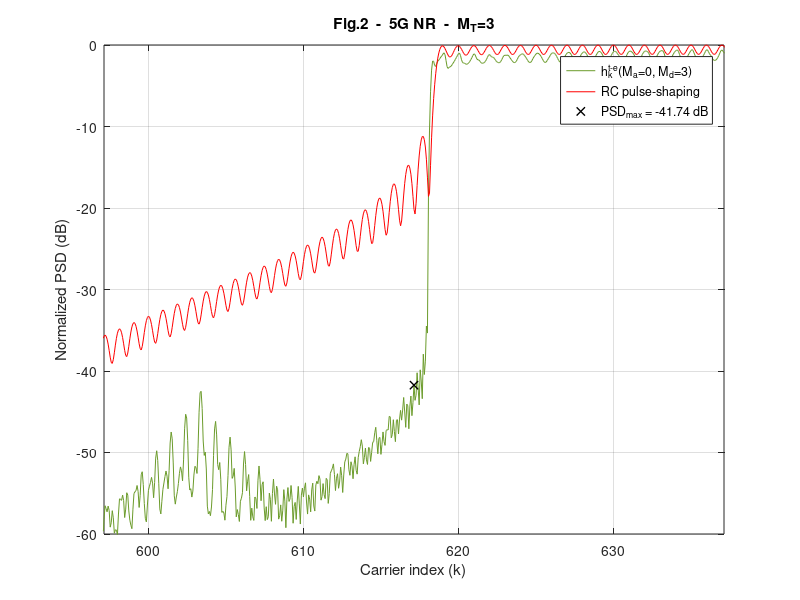

Source code (MATLAB): (Note: this script raises an error after producing the figure.)
clear,
%% %%%%%%%%%%%%%%%%%%%%%%%%%%%%%%%%%%%%%%%%%%%%%%%%%%%%%%%%%%
% %                 LOAD THE PARAMETERS                   % %
%%%%%%%%%%%%%%%%%%%%%%%%%%%%%%%%%%%%%%%%%%%%%%%%%%%%%%%%%% %%
addpath('../../data/Fig2')
load('Fig2_Parameters_for_5G_NR_Ma_0_Md_3.mat');

Fsob = OFDM_param.Fsob; % Upsampling factor 
% Upsample in time-domain
N = OFDM_param.N*Fsob;
Ngi = OFDM_param.Ngi*Fsob;
b = (OFDM_param.b+1)*Fsob-1;
L = OFDM_param.L*Fsob;
Ms = OFDM_param.Ms;
g = OFDM_param.g;
us = OFDM_param.us;
ue = OFDM_param.ue;

ur = us + ue;

Pd = GenPulse_param.Pd;
Pd_todas = GenPulse_param.Pd_todas;
Paic = GenPulse_param.Paic;
Ptk = GenPulse_param.Ptk;
R_aic = GenPulse_param.R_aic;
R_tk = GenPulse_param.R_tk;
NexTemp_a = GenPulse_param.NexTemp_a;
NexTemp_d = GenPulse_param.NexTemp_d;
cell_coef_lim = GenPulse_param.cell_coef_lim;



%% %%%%%%%%%%%%%%%%%%%%%%%%%%%%%%%%%%%%%%%%%%%%%%%%%%%%%%%%%%
%            OBTAIN THE PULSES IN THE SCENARIO            % %
%%%%%%%%%%%%%%%%%%%%%%%%%%%%%%%%%%%%%%%%%%%%%%%%%%%%%%%%%% %%

h_k = zeros((NexTemp_a+NexTemp_d+1)*L+b, N); % Matrix containing the proposed pulses
vn=(0:L+b-1)'-Ngi;  % Dicrete time axis vector

aic_k = zeros((NexTemp_a+NexTemp_d+1)*L+b, N);  % Matrix containing the AIC term
t_k = zeros((NexTemp_a+NexTemp_d+1)*L+b, N);    % Matrix containing the AST term

% Obtain h_k for every data carrier
for ind_k = 1:length(Pd)

    % % AIC terms
    %%%%%%%%%%%%%%%%%%%%%%%%%%%%%%%%%%
    % Central term
    Pc = exp(1j*2*pi/N*repmat(vn,1,length(Paic{ind_k})).*repmat(Paic{ind_k}.',length(vn),1)).*repmat(g.',1,length(Paic{ind_k}));
    % Advanced and delayed terms
    for ind_m = -NexTemp_a:NexTemp_d
        if ind_m ~= 0 % Skip the central term
            Pc = [Pc, exp(1j*2*pi/N*repmat(vn,1,length(Paic{ind_k})).*repmat(Paic{ind_k}.',length(vn),1)).*repmat(g.',1,length(Paic{ind_k}))]; % Concatenamos las columnas de los tonos AIC de los Ma+Md+1 pulsos
        end
    end

    aic_temp = Pc*diag(R_aic{ind_k});
    aic_k((NexTemp_a*L+1):(NexTemp_a+1)*L+b,Pd(ind_k)+N/2+1) = sum(aic_temp(:,1:length(Paic{ind_k})),2);    % CENTRAL TERM
    
    m_temp = 0;
    for ind_m = -NexTemp_a:NexTemp_d;                                                                       % ADVANCED AND DELAYED TERMS
        if ind_m ~= 0 % Skip the central terms
            aic_k(((NexTemp_a+ind_m)*L+1):((NexTemp_a+ind_m+1)*L+b),Pd(ind_k)+N/2+1) = aic_k(((NexTemp_a+ind_m)*L+1):((NexTemp_a+ind_m+1)*L+b),Pd(ind_k)+N/2+1) + sum(aic_temp(:,(length(Paic{ind_k})*(1+m_temp)) + (1:length(Paic{ind_k}))),2);
            m_temp = m_temp+1;
        end
    end
    
    % % AST terms
    %%%%%%%%%%%%%%%%%%%%%%%%%%%%%%%%%%
    % Central term
    Ts = exp(1j*2*pi/N*repmat(vn,1,length(Ptk{ind_k})).*repmat(Ptk{ind_k}.',length(vn),1)).*repmat(us.',1,length(Ptk{ind_k}));
    Te = exp(1j*2*pi/N*repmat(vn,1,length(Ptk{ind_k})).*repmat(Ptk{ind_k}.',length(vn),1)).*repmat(ue.',1,length(Ptk{ind_k}));
    T = [Ts, Te];
    
    % Advanced and delayed terms
    for ind_m = -NexTemp_a:-1;
        T = [T, Ts];
    end
    for ind_m=1:NexTemp_d;
        T = [T, Te];
    end
    t_k_temp = T*diag(R_tk{ind_k});

    t_k(((NexTemp_a)*L+1):((NexTemp_a+1))*L+b,Pd(ind_k)+N/2+1) = sum(t_k_temp(:,1:2*length(Ptk{ind_k})),2);

    m_temp = 0;
    for ind_m = -NexTemp_a:-1;
            t_k(((NexTemp_a+ind_m)*L+1):(NexTemp_a+ind_m+1)*L+b,Pd(ind_k)+N/2+1) = t_k(((NexTemp_a+ind_m)*L+1):(NexTemp_a+ind_m+1)*L+b,Pd(ind_k)+N/2+1) + sum(t_k_temp(:,(2*length(Ptk{ind_k})+m_temp*length(Ptk{ind_k})) + (1:length(Ptk{ind_k}))),2);
            m_temp = m_temp + 1;
    end
    for ind_m = 1:NexTemp_d;
            t_k(((NexTemp_a+ind_m)*L+1):(NexTemp_a+ind_m+1)*L+b,Pd(ind_k)+N/2+1) = t_k(((NexTemp_a+ind_m)*L+1):(NexTemp_a+ind_m+1)*L+b,Pd(ind_k)+N/2+1) + sum(t_k_temp(:,(2*length(Ptk{ind_k})+m_temp*length(Ptk{ind_k})) + (1:length(Ptk{ind_k}))),2);
            m_temp = m_temp + 1;
    end
end

h_k = aic_k + t_k;

p_k_conv = exp(1j*(2*pi/N)*repmat(vn,1,length(Pd_todas)).*repmat(Pd_todas.',length(vn),1)).*repmat(g.',1,length(Pd_todas));

h_k(NexTemp_a*L + (1:L+b),Pd_todas+N/2+1) = h_k(NexTemp_a*L + (1:L+b),Pd_todas+N/2+1) + p_k_conv;


%% %%%%%%%%%%%%%%%%%%%%%%%%%%%%%%%%%%%%%%%%%%%%%%%%%%%%%%%%%%
% %     REPRESENTATION OF THE PULSES IN THE SCENARIO      % %
%%%%%%%%%%%%%%%%%%%%%%%%%%%%%%%%%%%%%%%%%%%%%%%%%%%%%%%%%% %%

% Obtain the PSD
H_k = fft(h_k,N*Ms);
P_k = fft(p_k_conv,N*Ms);

psd_H = fftshift(sum(abs(H_k).^2,2));
psd_P = fftshift(sum(abs(P_k).^2,2));

x = (-N*Ms/2:N*Ms/2-1)/(Ms);
indices = find(ismember(x,[-N/2,N/2-1]));
indices = indices(1):1:indices(2);

x = x+N/2;
y_h = 10*log10(psd_H/max(psd_H));
y_p = 10*log10(psd_P/max(psd_P));

PSD_max = max(max(y_h(find(x>Pd_todas(end)+N/2+1.67))), max(y_h(find(x<Pd_todas(1)+N/2-1.67)))); %% PSD_MAX IS SOUGHT BEYOND THE 0.67 SCS GUARD BAND THAT IS LEFT BY EACH SIDE
x_PSD_max = x(find(y_h==PSD_max));

% Fig 2 (ITU-T Rec. G9960 Ma=0,Md=3)
figure,
plot(x(indices),y_h(indices), 'DisplayName', 'h_k^{t-e}(M_a=0, M_d=3)', 'Color', "#6B9B2B"); hold on; grid on;
plot(x(indices),y_p(indices), 'DisplayName', 'RC pulse-shaping', 'Color', 'r');
plot(x_PSD_max, PSD_max, 'Marker', 'x', 'Color', 'k', 'LineStyle', 'none','LineWidth',1, 'DisplayName', ['PSD_{max} = ', num2str(PSD_max, '%.2f'), ' dB'])
xlabel('Carrier index (k)'); ylabel('Normalized PSD (dB)'); legend('show')
xlim(x_PSD_max+[-20,20]); ylim([-60,0])
title(sprintf('Fig.2  -  5G NR  -  M_T=%d', NexTemp_a+NexTemp_d))

%% %%%%%%%%%%%%%%%%%%%%%%%%%%%%
% %     CLARIFYING NOTE     % %
%%%%%%%%%%%%%%%%%%%%%%%%%%%% %%

NOTE = ['NOTE: The maximum number of RB that can be used in a 5 MHz channel is 25, which is equivalent to 4.5 MHz (SCS = 15 kHz).',...
    ' That leaves a 500 kHz guard band, 250 kHz by each side of the transmission band.',...
    ' If this guard band is reduced by repurposing those carriers that were previously assigned to it for data transmission, it can be reduced by up to 16 subcarriers, leaving a residual guard band 10 kHz wide (2/3 of an SCS).',...
    ' Hence, the PSD peak can be sought beyond that guard band, which is 1.67 SCS beyond the outermost transmitting subcarrier by each end of the passband.'];
wrapped_NOTE = textwrap({NOTE}, 70);
disp('##################################################################################')
fprintf('\n')
disp(wrapped_NOTE)
disp('##################################################################################')